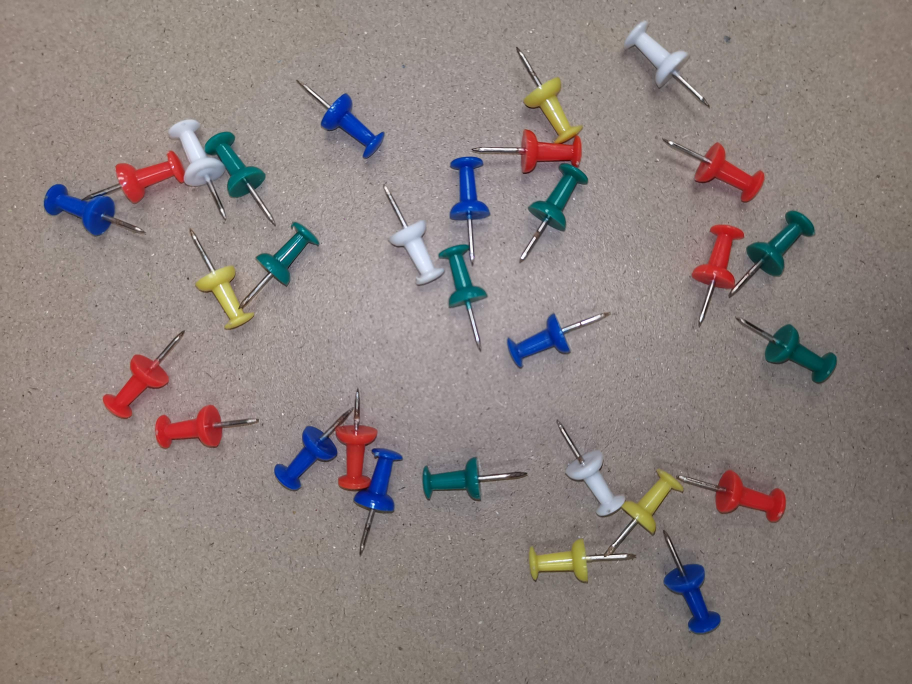
#> input picture A.jpg, 3648 x 2736 px (shown at 1/4 size)
$ python A.py
#> lines starting #> are read from the running program, lines starting #| are printed output that depends on the picture; after the words box and inside, x2 and y2 are one past the last pixel; in counts of white or black regions, pixels touching at a corner belong together
import cv2
import numpy as np
import matplotlib.pyplot as plt
from skimage.morphology import erosion , dilation
from skimage.measure import label,regionprops

A = plt.imread('A.jpg')
#> A is the input picture: shape (2736, 3648, 3); mean R, G, B 139.8, 129.2, 125.8
A = cv2.cvtColor(A, cv2.COLOR_BGR2GRAY )
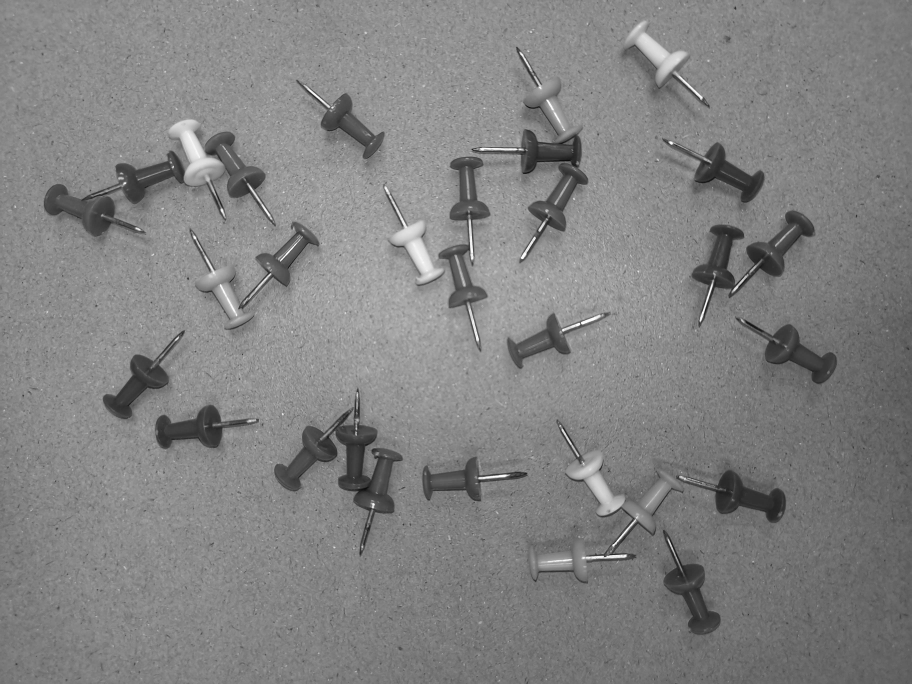
#> A: shape (2736, 3648) (shown at 1/4 size); min 0, max 255, mean 129.5
B1 = A[ : , :2800 ] >90
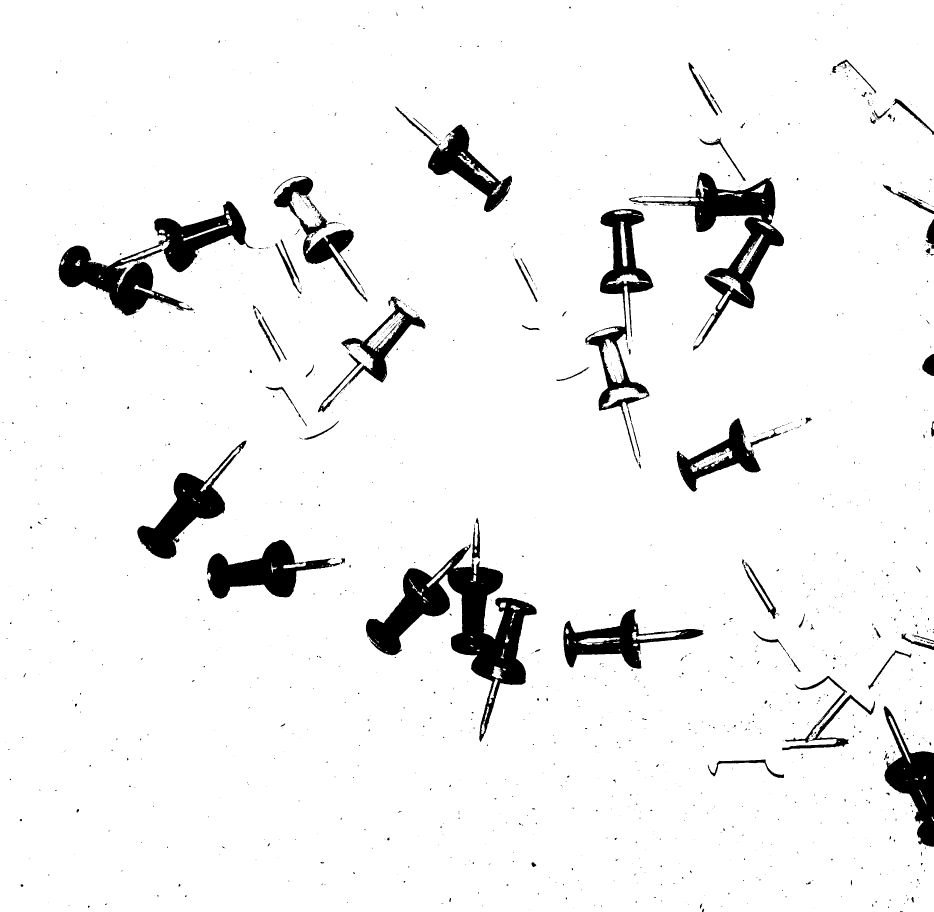
#> B1: shape (2736, 2800) bool (shown at 1/3 size); 94.1% white; 1447 black regions (1270 under 20 px), largest, box (x1, y1, x2, y2) and area: (1098, 1634, 1610, 2226) 83480, (176, 604, 762, 947) 57863, (1886, 517, 2352, 1052) 49168
B2 = A[: , 2800: ] > 60
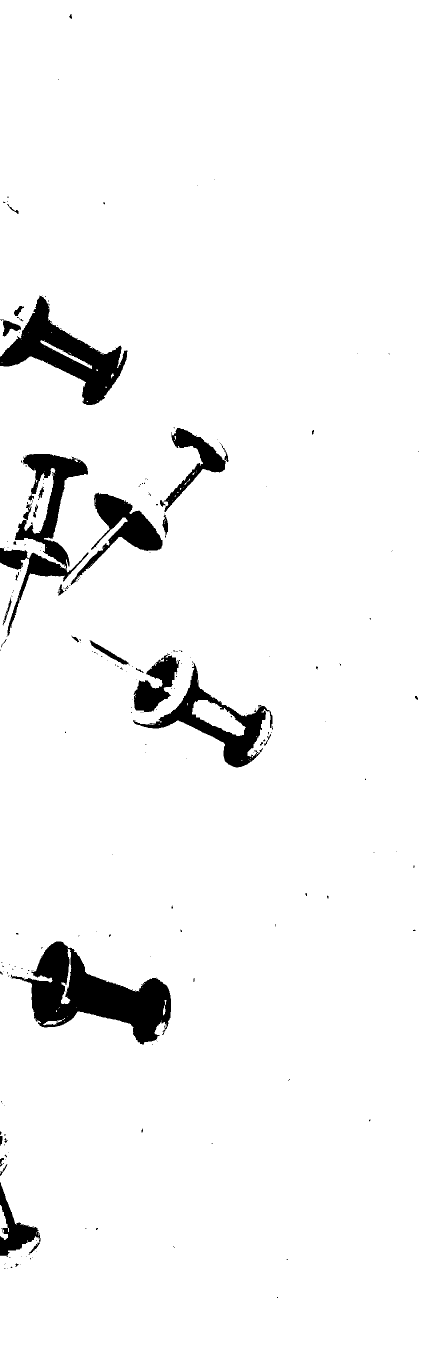
#> B2: shape (2736, 848) bool (shown at 1/2 size); 95.6% white; 241 black regions (207 under 20 px), largest, box (x1, y1, x2, y2) and area: (21, 1883, 342, 2089) 28231, (0, 591, 255, 810) 18846, (0, 908, 177, 1272) 15871
B = np.hstack((B1,B2))
B = erosion(B , np.ones((20,20)))
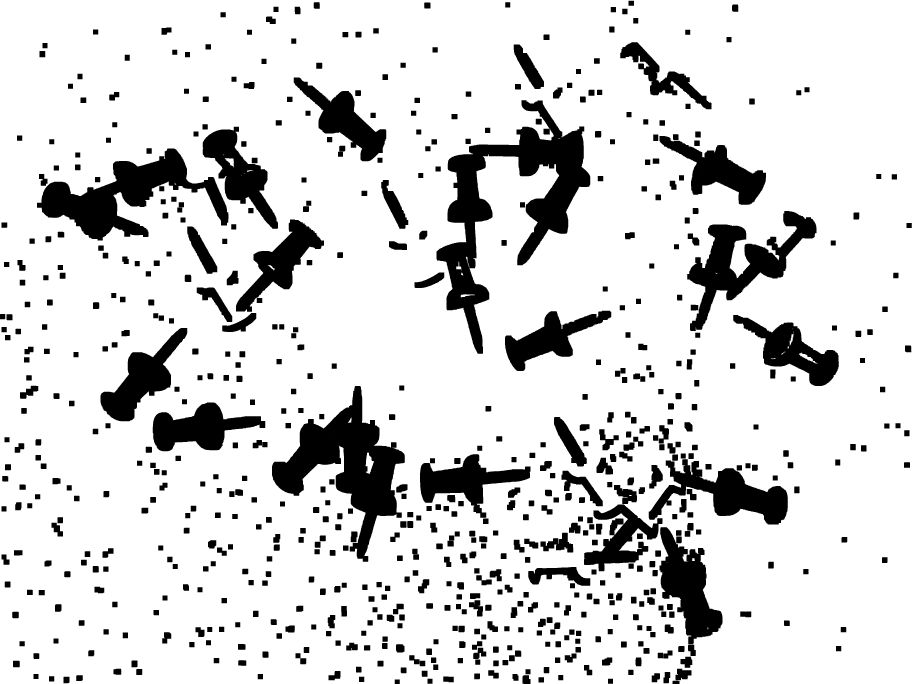
#> B: shape (2736, 3648) bool (shown at 1/4 size); 84.7% white; 685 black regions, largest, box (x1, y1, x2, y2) and area: (1746, 401, 2361, 1415) 173744, (1088, 1544, 1619, 2247) 131122, (148, 594, 914, 962) 104174
B = dilation(B , np.ones((5,4)))
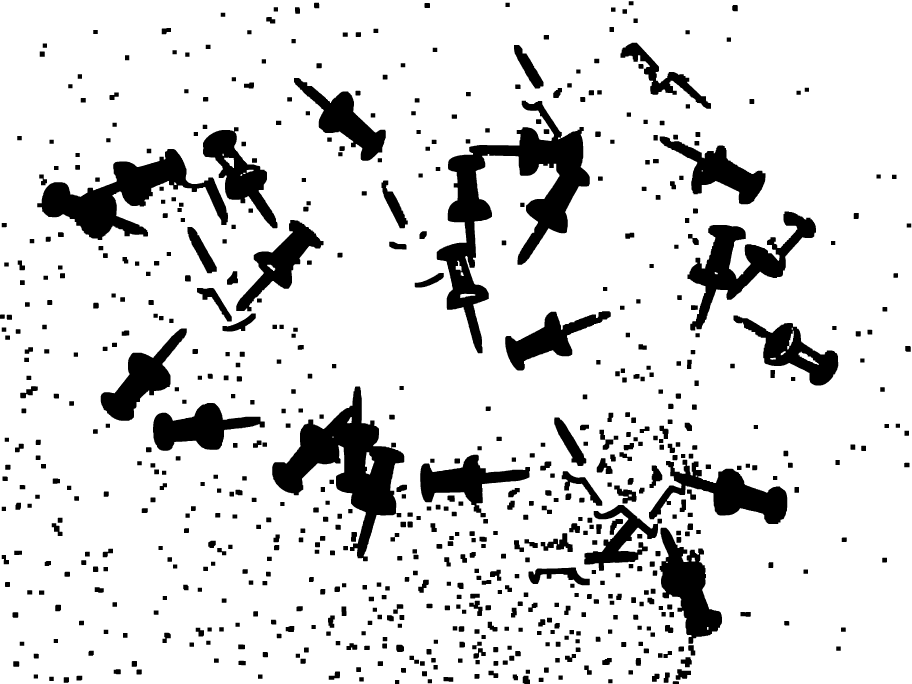
#> B: shape (2736, 3648) bool (shown at 1/4 size); 86.7% white; 693 black regions, largest, box (x1, y1, x2, y2) and area: (1747, 403, 2359, 1413) 161787, (1089, 1546, 1617, 2245) 124462, (149, 596, 912, 960) 97861
L = label(B)
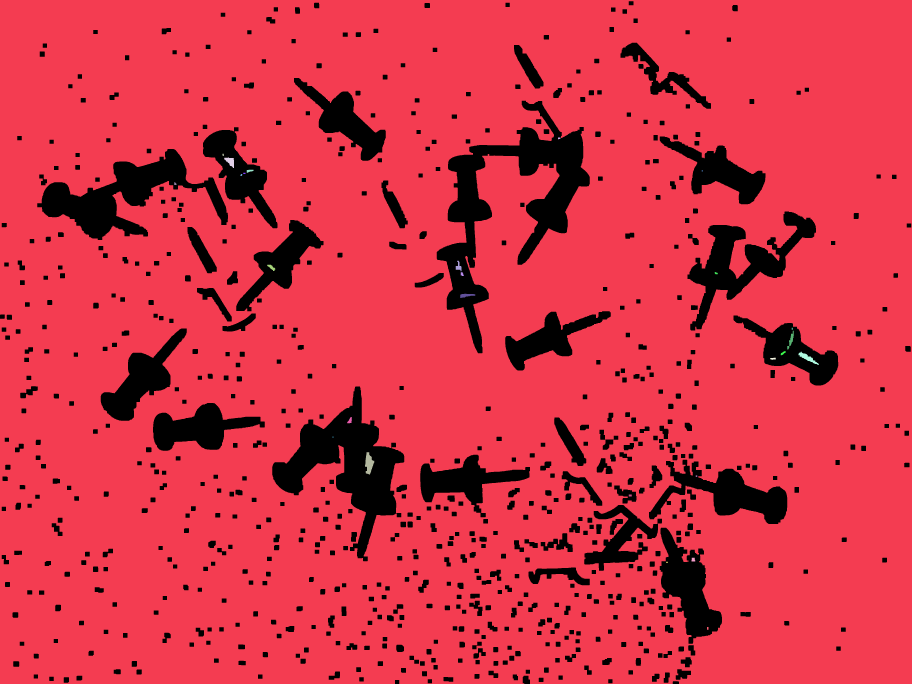
#> L: shape (2736, 3648) int32 (shown at 1/4 size); 28 distinct labels, from 0 to 27; one colour per label, 0 black

plt.subplot(2,3,1)
plt.imshow(A , cmap='gray')
plt.subplot(2,3,2)
plt.imshow(B , cmap='gray')
plt.subplot(2,3,3)
plt.imshow(B1 , cmap='gray')
plt.subplot(2,3,4)
plt.imshow(B2 , cmap='gray')
plt.subplot(2,3,5)
plt.imshow(B , cmap='gray')

count = 0

for i in regionprops(L) : #ลูป ตัวนับ/ตัวจุดพ้อย ของโปรแกรม
    if i.area >20 : #การกำหนดขนาดพื้นที่ของจุดที่เราจะจุดลงไป โดยกำหนดจากตัวเลขที่เรากำหนด
        count = count + 1
        plt.plot(i.centroid[1], i.centroid[0], '*r')
#> this loop made 27 passes
#> after the loop, count = 25

print("SUM",count)
#| SUM 25
plt.show()
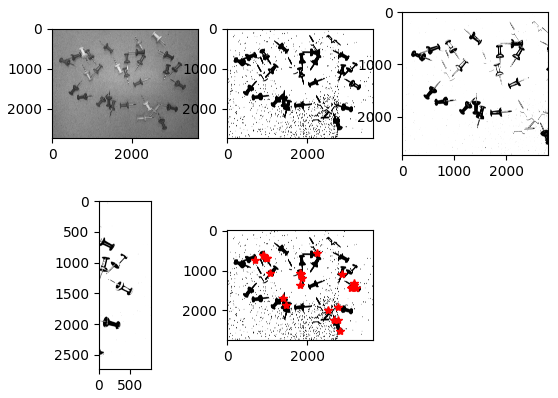
#> figure drawn by matplotlib, 5 panels
